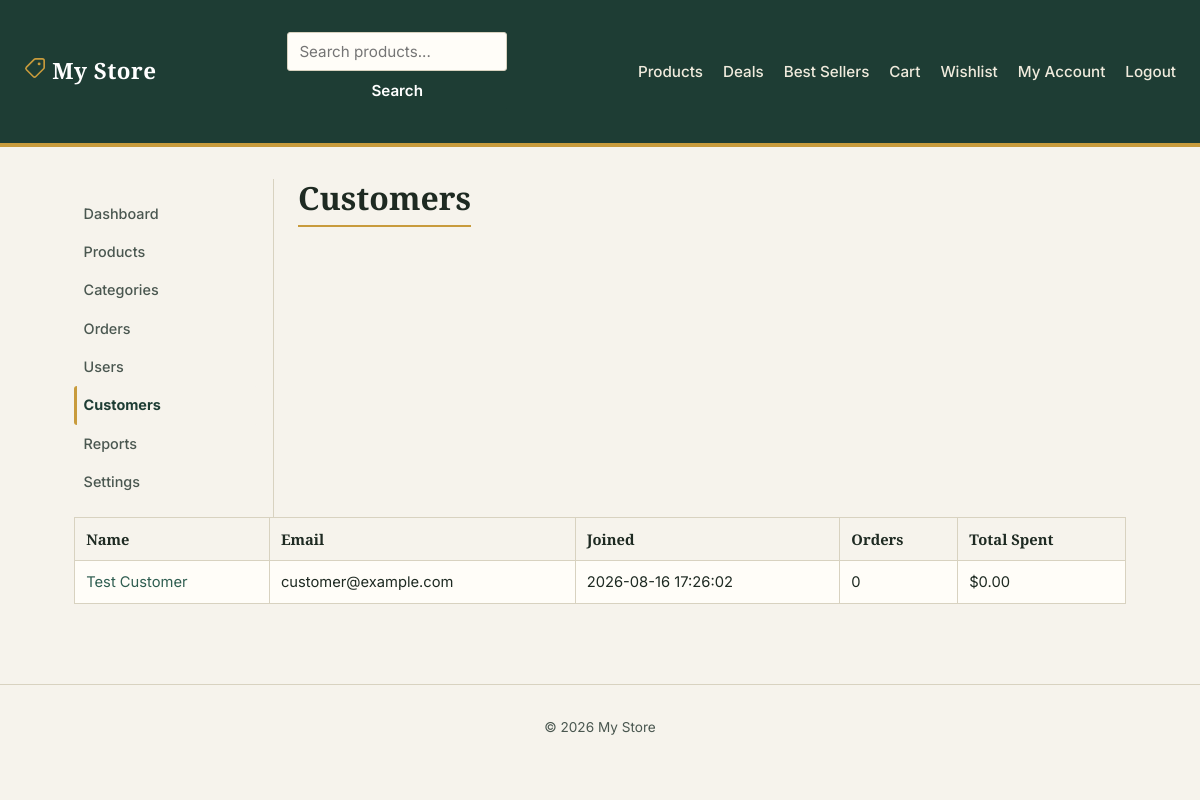
Screenshot of /admin/customers/index.php (signed in) with the database file from the repository.
### tables this page shows
CREATE TABLE settings (
    `key`   VARCHAR(100) PRIMARY KEY,
    `value` VARCHAR(255) NOT NULL
);

CREATE TABLE users (
    id            INT AUTO_INCREMENT PRIMARY KEY,
    name          VARCHAR(100)        NOT NULL,
    email         VARCHAR(150)        NOT NULL UNIQUE,
    password_hash VARCHAR(255)        NOT NULL,
    role          ENUM('customer','admin') NOT NULL DEFAULT 'customer',
    phone         VARCHAR(30)         NULL,
    address       VARCHAR(255)        NULL,
    created_at    TIMESTAMP           NOT NULL DEFAULT CURRENT_TIMESTAMP
);

### includes/functions.php (called while the page is built, shortened)
<?php
function sanitize(string $value): string
{
    return htmlspecialchars(trim($value), ENT_QUOTES, 'UTF-8');
}
function format_price(float $amount): string
{
    return get_setting('currency_symbol', '$') . number_format($amount, 2);
}
function get_setting(string $key, string $default = ''): string
{
    global $pdo;
    static $cache = null;
    if ($cache === null) {
        $cache = [];
        $rows = $pdo->query('SELECT `key`, `value` FROM settings')->fetchAll();
        foreach ($rows as $row) {
            $cache[$row['key']] = $row['value'];
        }
    }
    return $cache[$key] ?? $default;
}

### includes/auth.php (called while the page is built, shortened)
<?php
function is_logged_in(): bool
{
    return !empty($_SESSION['user_id']);
}

### admin/customers/index.php (the view, shortened to what this page needs)
<?php
require_once __DIR__ . '/../../includes/admin-auth.php';
$customers = $pdo->query(
    "SELECT u.id, u.name, u.email, u.created_at,
            COUNT(o.id) AS order_count,
            COALESCE(SUM(CASE WHEN o.status != 'cancelled' THEN o.total_amount ELSE 0 END), 0) AS total_spent
     FROM users u
     LEFT JOIN orders o ON o.user_id = u.id
     WHERE u.role = 'customer'
     GROUP BY u.id
     ORDER BY total_spent DESC"
)->fetchAll();
include __DIR__ . '/../../includes/header.php';
include __DIR__ . '/../../includes/sidebar.php';
?>
<h1>Customers</h1>
<table border="1" cellpadding="6" cellspacing="0">
    <thead><tr><th>Name</th><th>Email</th><th>Joined</th><th>Orders</th><th>Total Spent</th></tr></thead>
    <tbody>
    <?php foreach ($customers as $c): ?>
        <tr>
            <td><a href="<?= BASE_URL ?>/admin/users/view.php?id=<?= $c['id'] ?>"><?= sanitize($c['name']) ?></a></td>
            <td><?= sanitize($c['email']) ?></td>
            <td><?= sanitize($c['created_at']) ?></td>
            <td><?= (int) $c['order_count'] ?></td>
            <td><?= format_price((float) $c['total_spent']) ?></td>
        </tr>
    <?php endforeach; ?>
    </tbody>
</table>
<?php include __DIR__ . '/../../includes/footer.php'; ?>

### includes/navbar.php (shortened to what this page needs)
<nav class="navbar">
    <a class="navbar-brand" href="<?= BASE_URL ?>/index.php">
        <?= sanitize(get_setting('site_name', SITE_NAME)) ?>
    </a>
    <form action="<?= BASE_URL ?>/products/search.php" method="get" class="navbar-search">
        <input type="text" name="q" placeholder="Search products..." value="<?= sanitize($_GET['q'] ?? '') ?>">
        <button type="submit">Search</button>
    </form>
    <ul class="navbar-links">
        <li><a href="<?= BASE_URL ?>/products/index.php">Products</a></li>
        <li><a href="<?= BASE_URL ?>/products/deals.php">Deals</a></li>
        <li><a href="<?= BASE_URL ?>/products/best-sellers.php">Best Sellers</a></li>
        <li><a href="<?= BASE_URL ?>/cart/index.php">Cart</a></li>
        <?php if (is_logged_in()): ?>
            <li><a href="<?= BASE_URL ?>/account/wishlist.php">Wishlist</a></li>
            <li><a href="<?= BASE_URL ?>/account/index.php">My Account</a></li>
            <li><a href="<?= BASE_URL ?>/auth/logout.php">Logout</a></li>
        <?php else: ?>
            <li><a href="<?= BASE_URL ?>/auth/signin.php" class="btn-signin">Sign In</a></li>
        <?php endif; ?>
    </ul>
</nav>

### assets/css/style.css (style rules this page uses)
:root { --color-bg: #F6F3EC; --color-surface: #FFFDF8; --color-ink: #1E2A22; --color-ink-soft: #4A5750; --color-accent: #C89B3C; --color-accent-dk: #8F6C24; --color-forest: #2F5D50; --color-forest-dk: #1E3D34; --color-line: #D8D2C0; --color-danger: #B3261E; --color-danger-bg: #FBEAE9; --color-success: #2F6B4F; --color-success-bg:#E7F1EB; --font-display: 'Zilla Slab', Georgia, serif; --font-body: 'Inter', -apple-system, BlinkMacSystemFont, sans-serif; --font-mono: 'IBM Plex Mono', 'Courier New', monospace; --radius: 3px; --shadow-card: 0 1px 2px rgba(30, 42, 34, 0.06); }
* { box-sizing: border-box; }
body { margin: 0; font-family: var(--font-body); background: var(--color-bg); color: var(--color-ink); line-height: 1.55; }
h1, h2, h3 { font-family: var(--font-display); color: var(--color-ink); line-height: 1.2; margin: 0 0 .75rem; }
h1 { font-size: 2rem; border-bottom: 2px solid var(--color-accent); padding-bottom: .5rem; display: inline-block; }
a { color: var(--color-forest); text-decoration: none; }
.navbar { display: flex; align-items: center; justify-content: space-between; gap: 1rem; padding: 1rem 1.5rem; background: var(--color-forest-dk); border-bottom: 4px solid var(--color-accent); }
.navbar-brand { font-family: var(--font-display); font-size: 1.4rem; font-weight: 600; color: #fff !important; letter-spacing: .02em; }
.navbar-search { display: flex; gap: 0; }
.navbar-search input { border-radius: var(--radius) 0 0 var(--radius); border-right: none; width: 220px; }
.navbar-search button { border-radius: 0 var(--radius) var(--radius) 0; margin: 0; }
.navbar-links { display: flex; list-style: none; gap: 1.25rem; margin: 0; padding: 0; }
.navbar-links a { color: #F0EBDD; font-weight: 500; font-size: .95rem; }
form { display: flex; flex-direction: column; max-width: 380px; gap: .4rem; margin: 1rem 0; }
input, select, textarea, button { font-family: var(--font-body); font-size: .95rem; }
input[type=text], input[type=email], input[type=password], input[type=number], input[type=tel], select, textarea { padding: .55rem .7rem; border: 1px solid var(--color-line); border-radius: var(--radius); background: var(--color-surface); color: var(--color-ink); }
button, input[type=submit] { margin-top: 1rem; padding: .6rem 1.1rem; border: 1px solid var(--color-forest-dk); border-radius: var(--radius); background: var(--color-forest-dk); color: #fff; font-weight: 600; cursor: pointer; transition: background .15s ease; }
table { border-collapse: collapse; margin: 1rem 0; width: 100%; background: var(--color-surface); }
table[border] { border: 1px solid var(--color-line) !important; }
th, td { text-align: left; padding: .6rem .7rem; border-bottom: 1px solid var(--color-line); font-size: .92rem; }
th { font-family: var(--font-display); font-weight: 600; background: var(--color-bg); color: var(--color-ink); }

### rows the page displays
settings: key "My Store"
users: name "Test Customer", email "customer@example.com", created_at "2026-08-16 17:26:02", order_count "0", total_spent "$0.00"

### other values shown
$label "Dashboard"
$label "Products"
$label "Categories"
$label "Orders"
$label "Users"
$label "Customers"
$label "Reports"
$label "Settings"
get_setting('site_name', SITE_NAME) "My Store"
